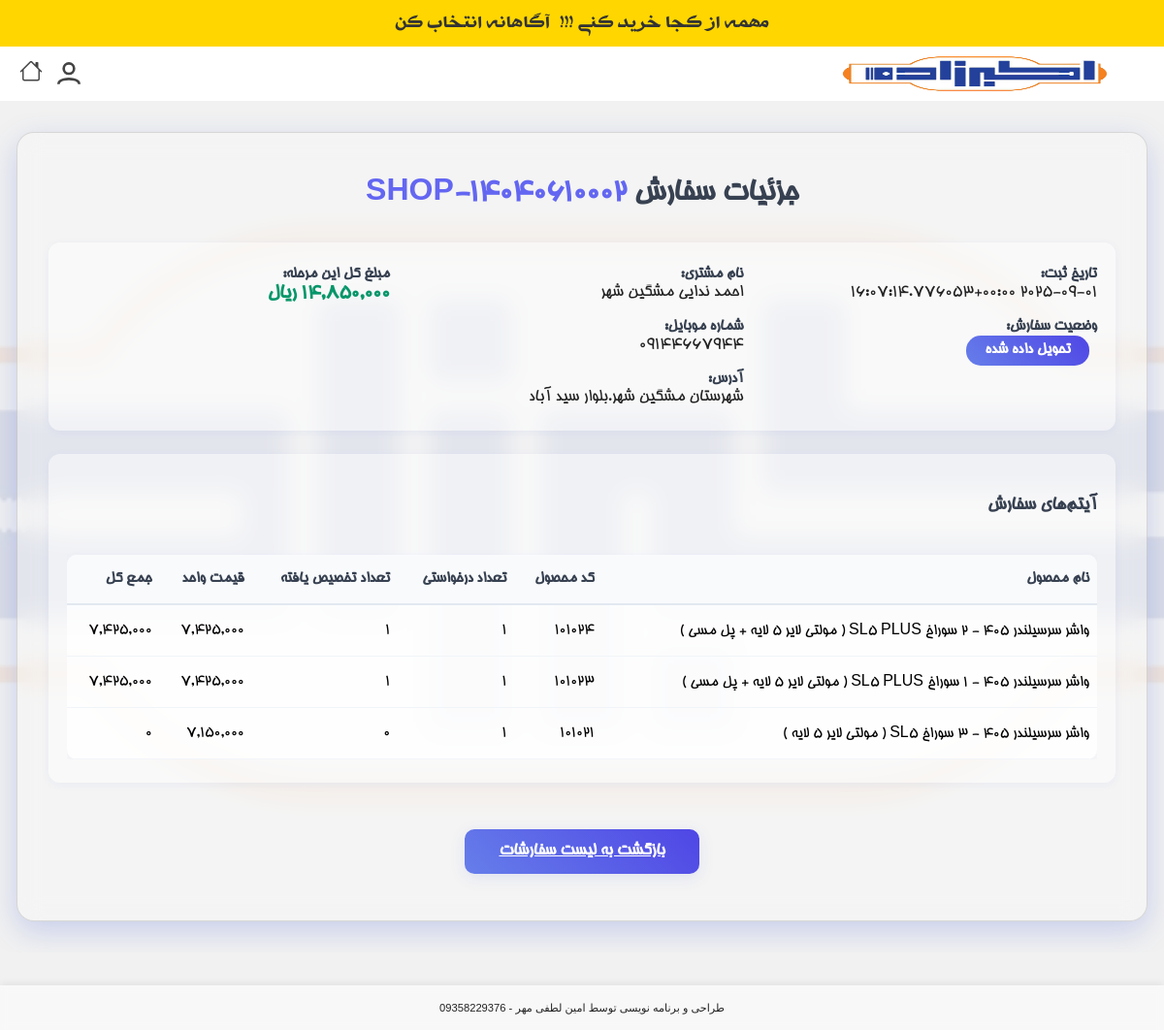
/order/69/detail/ (signed in), run on the app's committed database.
### products/models.py (models this page shows, shortened)
class Order(models.Model):
    STATUS_CHOICES = [
        ('cart', 'سبد خرید'),
        ('pending', 'در انتظار تأیید'),
        ('warehouse', 'ارسال شده به انبار'),
        ('ready', 'آماده تحویل'),
        ('delivered', 'تحویل داده شده'),
        ('parent', 'تفکیک شده به انبارها'),
        ('completed', 'نهایی شده'),
        ('backorder', 'در انتظار موجودی'),
        ('waiting_for_customer_shipment', 'در انتظار ارسال به مشتری'),
        ('sent_to_warehouse', ' ارسال شده به انبار از بک اوردر'),
        ('waiting_for_warehouse_confirmation', 'در انتظار تایید انباردار'),
    ]
    order_number = models.CharField(
        max_length=100,
        unique=True,
        verbose_name="شماره درخواست",
        blank=True,
        null=True
    )
    document_number = models.CharField(
        max_length=100,
        blank=True,
        null=True,
        verbose_name="شماره سند"
    )
    package_count = models.PositiveIntegerField(
        default=0,
        null=True,
        blank=True,
        verbose_name="تعداد بسته"
    )
    courier_name = models.CharField(
        max_length=100,
        blank=True,
        null=True,
        verbose_name="نام پیک"
    )
    visitor_name = models.CharField(max_length=100, verbose_name="نام ویزیتور")
    customer = models.ForeignKey(
        Customer,
        on_delete=models.PROTECT,   # پیشنهاد امنیتی: سفارش بدون مشتری باقی نماند
        verbose_name="مشتری"
    )
    created_at = models.DateTimeField(auto_now_add=True, verbose_name="تاریخ ثبت")
    updated_at = models.DateTimeField(auto_now=True, verbose_name="تاریخ به‌روزرسانی")
    payment_term = models.CharField(
        max_length=10,
        choices=Product.PAYMENT_TERMS_CHOICES,
        verbose_name="شرایط تسویه"
    )
    status = models.CharField(
        max_length=100,
        choices=STATUS_CHOICES,
        default='pending',
        verbose_name="وضعیت سفارش"
    )
    parent = models.ForeignKey(
        'self',
        on_delete=models.SET_NULL,
        null=True,
        blank=True,
        related_name='children',
        verbose_name="سفارش مادر (قدیمی)"
    )
    is_sub_order = models.BooleanField(default=False, verbose_name="آیا زیرسفارش است؟ (قدیمی)")
    parent_order = models.ForeignKey(
        'self',
        on_delete=models.SET_NULL,
        null=True,
        blank=True,
        related_name='sub_orders',
        verbose_name="سفارش والد (جدید)"
    )
    warehouse = models.ForeignKey(
        'Warehouse',
        null=True,
        blank=True,
        on_delete=models.SET_NULL,
        related_name='orders',
        verbose_name="انبار"
    )
    total_price = models.DecimalField(
        max_digits=100,
        decimal_places=0,
        default=0,
        verbose_name="جمع کل سفارش"
    )
    class Meta:
        constraints = [
            models.UniqueConstraint(
                fields=['document_number'],
                name='unique_document_number',
                condition=models.Q(document_number__isnull=False) & ~models.Q(document_number='')
            )
        ]

class Customer(models.Model):
    first_name = models.CharField(max_length=100, verbose_name="نام")
    last_name = models.CharField(max_length=100, verbose_name="نام خانوادگی")
    store_name = models.CharField(max_length=255, blank=True, null=True, verbose_name="نام فروشگاه")
    phone = models.CharField(max_length=20, blank=True, null=True, verbose_name="تلفن ثابت")
    mobile = models.CharField(
        max_length=20,
        unique=True,
        verbose_name="شماره موبایل",
        error_messages={
            'unique': 'مشتری دیگری با این شماره همراه قبلاً ثبت شده است.'
        }
    )
    province = models.ForeignKey(Province, on_delete=models.CASCADE, verbose_name="استان")
    county = models.ForeignKey(County, on_delete=models.CASCADE, verbose_name="شهرستان")
    address = models.TextField(blank=True, null=True, verbose_name="آدرس")
    created_by = models.ForeignKey(
        User, on_delete=models.SET_NULL, null=True, related_name='created_customers', verbose_name="ایجاد شده توسط"
    )
    user = models.OneToOneField(
        User, on_delete=models.SET_NULL, null=True, blank=True, related_name='customer_profile', verbose_name="کاربر مرتبط"
    )
    created_at = models.DateTimeField(auto_now_add=True, verbose_name="تاریخ ایجاد")
    class Meta:
        verbose_name = "مشتری"
        verbose_name_plural = "مشتریان"

class OrderItem(models.Model):
    WAREHOUSE_STATUS_CHOICES = [
        ('pending', 'در انتظار تایید انبار'),
        ('confirmed', 'تایید شده توسط انبار'),
        ('ready', 'آماده ارسال'),
        ('out_of_stock', 'ناموجود'),
        ('backorder', 'در انتظار موجودی'),
        ('pending_supply', 'در انتظار تامین موجودی'),
        ('waiting_for_warehouse_confirmation', 'در انتظار تایید انباردار'),  # اصلاح شده به 'waiting_for_warehouse_confirmation'
    ]
    order = models.ForeignKey(Order, on_delete=models.CASCADE, related_name='items', verbose_name="سفارش")
    product = models.ForeignKey(Product, on_delete=models.CASCADE, verbose_name="محصول")
    requested_quantity = models.IntegerField(null=True, blank=True, verbose_name="تعداد درخواستی")
    allocated_quantity = models.IntegerField(default=0, verbose_name="تعداد تخصیص یافته")
    price = models.DecimalField(max_digits=50, decimal_places=0, null=True, blank=True, verbose_name="قیمت")
    payment_term = models.CharField(max_length=50, choices=Product.PAYMENT_TERMS_CHOICES, default='cash', verbose_name="شرایط پرداخت")
    warehouse = models.ForeignKey(Warehouse, on_delete=models.SET_NULL, null=True, blank=True, verbose_name="انبار")
    warehouse_status = models.CharField(max_length=100, choices=WAREHOUSE_STATUS_CHOICES, default='pending', verbose_name="وضعیت انبار")
    warehouse_note = models.TextField(blank=True, null=True, verbose_name="یادداشت انبار")
    class Meta:
        verbose_name = "آیتم سفارش"
        verbose_name_plural = "آیتم‌های سفارش"
    def is_backorder(self):
        return self.warehouse_status == 'backorder'
    is_backorder.boolean = True
    is_backorder.short_description = 'بک اوردر'

class Product(models.Model):
    PAYMENT_TERMS_CHOICES = [
        ('cash', 'نقدی'),
        ('1m', '1 ماهه'),
        ('2m', '2 ماهه'),
        ('3m', '3 ماهه'),
        ('4m', '4 ماهه'),
    ]
    brand = models.CharField(
        max_length=100,
        verbose_name="برند",
        blank=True,
    )
    code = models.CharField(
        max_length=50,
        unique=True,
        verbose_name="کد کالا"
    )
    name = models.CharField(
        max_length=200,
        verbose_name="نام کالا"
    )
    car_group = models.CharField(
        max_length=100,
        default="عمومی",
        verbose_name="گروه خودرو"
    )
    price = models.DecimalField(
        max_digits=100,
        decimal_places=0,
        verbose_name="قیمت"
    )
    purchase_price = models.DecimalField(
        max_digits=100,
        decimal_places=0,
        verbose_name="قیمت خرید",
        default=0
    )
    quantity = models.PositiveIntegerField(
        default=0,
        verbose_name="موجودی"
    )
    warehouse = models.ForeignKey(
        Warehouse,
        on_delete=models.PROTECT,
        null=True,
        blank=True,
        verbose_name="انبار"
    )
    image = models.ImageField(
        upload_to='product_images/',
        blank=True,
        null=True,
        verbose_name="تصویر کالا"
    )
    max_payment_term = models.CharField(
        max_length=10,
        choices=PAYMENT_TERMS_CHOICES,
        blank=True,
        null=True,
        verbose_name="حداکثر مهلت تسویه"
    )
    created_at = models.DateTimeField(default=timezone.now, verbose_name="تاریخ ایجاد")
    normalized_name = models.CharField(max_length=255, blank=True, db_index=True)
    profit_percentage = models.DecimalField(
        max_digits=5,
        decimal_places=2,
        verbose_name="درصد سود",
        default=0
    )

### products/views.py (the view)
# urls.py: path('order/<int:order_id>/detail/', views.order_detail_view, name='order_detail_view'),
@login_required
def order_detail_view(request, order_id):
    order = get_object_or_404(Order, id=order_id)
    is_manager = request.user.groups.filter(name='مدیر').exists()
    is_accounting = request.user.groups.filter(name='حسابداری').exists()
    is_order_creator = (order.visitor_name == request.user.username)
    if not (is_manager or is_order_creator or is_accounting):
        messages.error(request, 'شما اجازه دسترسی به این سفارش را ندارید.')
        return redirect('products:product_list')
    shipments = order.shipments.all().prefetch_related(
        'items',  # برای ShipmentItem ها
        'items__order_item',  # برای دسترسی به OrderItem های مرتبط
        'items__order_item__product'  # برای دسترسی به محصولات
    )
    if order.status in ['pending', 'warehouse', 'parent']:
        stage_total = sum(item.price * (item.requested_quantity or 0) for item in order.items.all())
    else:
        stage_total = sum(item.price * (item.allocated_quantity or 0) for item in order.items.all())
    referer = request.META.get('HTTP_REFERER')
    if referer and '/accounting/' in referer:
        back_url = referer
        back_text = "بازگشت به صورتحساب"
    elif is_manager:
        back_url = reverse('products:manager_order_list')
        back_text = "بازگشت به لیست سفارشات مدیر"
    else:
        back_url = reverse('products:order')
        back_text = "بازگشت به لیست سفارشات"
    context = {
        'order': order,
        'order_items': order.items.all(),
        'shipments': shipments,
        'stage_total': stage_total,
        'back_url': back_url,
        'back_text': back_text,
    }
    return render(request, 'products/order_detail.html', context)

### products/templates/products/order_detail.html (shortened to what this page needs)
{% extends 'products/base.html' %}
{% load static %}
{% load humanize %}
{% load custom_filters %}
{% block content %}
<div class="order-detail-glass">
    <div class="order-detail-title">
        جزئیات سفارش <span style="color:#6366f1;">{{ order.order_number|default:order.id }}</span>
    </div>
    <div class="order-detail-section" style="display:flex; flex-wrap:wrap; gap:2rem; justify-content:space-between;">
        <div style="flex:1 1 300px; min-width:260px;">
            <div class="order-detail-label">تاریخ ثبت:</div>
            <div class="order-detail-value">{{ order.created_at|jformat:"%H:%M - %Y/%m/%d" }}</div>
            <div class="order-detail-label" style="margin-top:1rem;">وضعیت سفارش:</div>
            <div class="order-detail-status">{{ order.get_status_display }}</div>
        </div>
        <div style="flex:1 1 300px; min-width:260px;">
            <div class="order-detail-label">نام مشتری:</div>
            <div class="order-detail-value">{{ order.customer.first_name }} {{ order.customer.last_name }}</div>
            <div class="order-detail-label" style="margin-top:1rem;">شماره موبایل:</div>
            <div class="order-detail-value">{{ order.customer.mobile|default:'-' }}</div>
            <div class="order-detail-label" style="margin-top:1rem;">آدرس:</div>
            <div class="order-detail-value">{{ order.customer.address|default:'-' }}</div>
        </div>
        <div style="flex:1 1 300px; min-width:260px;">
            <div class="order-detail-label">مبلغ کل این مرحله:</div>
            <div class="order-detail-value" style="font-weight:bold; color:#059669; font-size:1.3rem;">
                {{ stage_total|intcomma }} ریال
            </div>
        </div>
        </div>
    <div class="order-detail-section">
        <h3 style="font-size:1.2rem; color:#374151; margin-bottom:1rem;">آیتم‌های سفارش</h3>
        <div style="overflow-x:auto;">
        <table class="order-detail-table">
            <thead>
                <tr>
                    <th>نام محصول</th>
                    <th>کد محصول</th>
                    <th>تعداد درخواستی</th>
                    <th>تعداد تخصیص یافته</th>
                    <th>قیمت واحد</th>
                    <th>جمع کل</th>
                </tr>
            </thead>
            <tbody>
                {% for item in order.items.all %}
                <tr>
                    <td>{{ item.product.name }}</td>
                    <td>{{ item.product.code }}</td>
                    <td>{{ item.requested_quantity }}</td>
                    <td>{{ item.allocated_quantity }}</td>
                    <td>{{ item.price|intcomma }}</td>
                    <td>
                        {% if order.status in 'pending,warehouse,parent' %}
                            {% widthratio item.requested_quantity 1 item.price as item_total %}
                        {% else %}
                            {% widthratio item.allocated_quantity|default:"0" 1 item.price as item_total %}
                        {% endif %}
                        {{ item_total|intcomma }}
                    </td>
                </tr>
                {% empty %}
                <tr><td colspan="6" style="text-align:center; color:#888;">هیچ آیتمی برای این سفارش ثبت نشده است.</td></tr>
                {% endfor %}
            </tbody>
        </table>
        </div>
    </div>
    <div style="text-align:center; margin-top:2rem;">
        <a href="{{ back_url }}" class="order-detail-btn">
            {{ back_text }}
        </a>
    </div>
</div>
{% endblock %}

### products/templates/products/base.html (shortened to what this page needs)
<!DOCTYPE html>
<html lang="fa" dir="rtl">
<head>
    {% load static %}
    {% load custom_filters %}
    <link rel="stylesheet" href="https://cdnjs.cloudflare.com/ajax/libs/font-awesome/5.15.4/css/all.min.css">
<link href='https://unpkg.com/boxicons@2.1.4/css/boxicons.min.css' rel='stylesheet'>
<link rel="stylesheet" href="https://cdn.jsdelivr.net/npm/bootstrap-icons@1.10.5/font/bootstrap-icons.css">
</head>
<body class="{% if request.user.groups.all.0.name == 'مشتری' %}is-customer{% elif request.user.groups.all.0.name == 'ویزیتور' %}is-visitor{% endif %}">
<div class="promo-topbar">
    <span> مهمه از کجا خرید کنی !!! </span>
    <img src="" alt="Promo Logo" class="promo-logo"> <span>آگاهانه انتخاب کن</span>
</div>
<div class="dk-header-bg">
<div class="dk-header-main" style="order: 2;">
        <div class="dk-header-logo" style="order:1;">
            <a href="{% if user.is_authenticated and user.groups.all.0.name == 'مدیر' %}
                        {% url 'products:manager_dashboard' %}
                    {% elif user.is_authenticated and user.groups.all.0.name == 'انباردار' %}
                        {% url 'products:warehouse_panel' %}
                    {% elif user.is_authenticated and user.groups.all.0.name == 'حسابداری' %}
                        {% url 'products:accounting_panel' %}
                    {% else %}
                        {% url 'products:product_list' %}
                    {% endif %}">
                <img src="{% static 'images/apg_logo.png' %}" alt="APG Logo">
            </a>
        </div>
        <div class="dk-header-icons" style="order:3;">
            {% block header_icons %}
            <div id="profile-icon-container" style="position:relative;">
                <button id="profile-icon-btn" class="dk-header-icon-btn" type="button" style="background:none; border:none;">
                    <svg><use xlink:href="#profileOff"></use></svg>
                </button>
            </div>
            {% endblock header_icons %}
            <a href="{% if user.is_authenticated and user.groups.all.0.name == 'مدیر' %}
                        {% url 'products:manager_dashboard' %}
                    {% elif user.is_authenticated and user.groups.all.0.name == 'انباردار' %}
                        {% url 'products:warehouse_panel' %}
                    {% elif user.is_authenticated and user.groups.all.0.name == 'حسابداری' %}
                        {% url 'products:accounting_panel' %}
                    {% else %}
                        {% url 'products:product_list' %}
                    {% endif %}" class="dk-header-icon-btn" title="خانه" style="margin-right:1px;">
                <i class="bi bi-house" style="font-size:24px;color:#444;"></i>
            </a>
        </div>
    </div>
</div>
<div class="container">
    {% block content %}
    {% endblock %}
</div>
<div class="footer-bar">
    طراحی و برنامه نویسی توسط امین لطفی مهر - 09358229376
</div>
</body>
</html>

### data on the page
Order: order_number "SHOP-14040610002", created_at|jformat "2025-09-01 16:07:14.776053+00:00", status "تحویل داده شده", customer.first_name "احمد", customer.last_name "ندایی مشگین شهر", customer.mobile "09144667944", customer.address "شهرستان مشگین شهر.بلوار سید آباد"
OrderItem: product.name "واشر سرسیلندر 405 - 2 سوراخ SL5 PLUS ( مولتی لایر 5 لایه + پل مسی )", product.code "101024", requested_quantity "1", allocated_quantity "1", price "7,425,000"
OrderItem: product.name "واشر سرسیلندر 405 - 1 سوراخ SL5 PLUS ( مولتی لایر 5 لایه + پل مسی )", product.code "101023", requested_quantity "1", allocated_quantity "1", price "7,425,000"
OrderItem: product.name "واشر سرسیلندر 405 - 3 سوراخ SL5 ( مولتی لایر 5 لایه )", product.code "101021", requested_quantity "1", allocated_quantity "0", price "7,150,000"

### other printed values
{{ stage_total|intcomma }} "14,850,000"
{{ back_text }} "بازگشت به لیست سفارشات"
